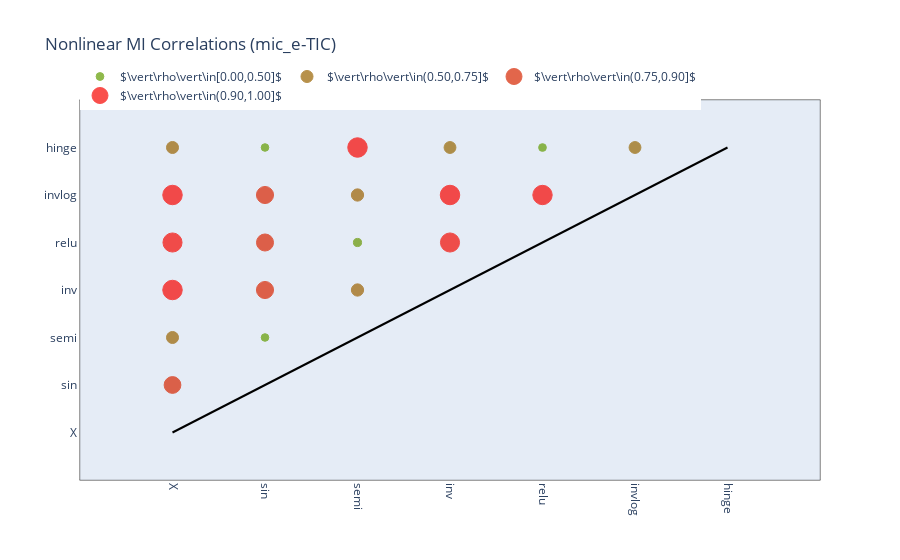

Source (notebook cell):
### Markdown cell above
Note that the TIC correlations are all less than their respective MIC values. This comes from the tradeoff of equitability for power.

### Code cell
# compute and plot the pairwise nonlinear correlations '''
method = 'mic_e'
criteria = 'TIC'
pltTit = 'Nonlinear MI Correlations (%s-%s)'%(method, criteria)
MICorrelations, figNon = nonlinearCorrelationsPlot(data, method, criteria,
                                                   plotParams={'plotTitl':pltTit,
                                                   'trcLims':[0.0, 0.5, 0.75, 0.9, 1.0]})
plyoff.iplot(figNon)

### Figure 1 — Plotly figure (JSON) as saved in the notebook; plotly's stock layout.template omitted (floating-point values rounded to 4 significant figures)
{"data": [{"hoverinfo": "skip", "line": {"color": "black"}, "mode": "lines", "showlegend": false, "type": "scatter", "x": [0, 1, 2, 3, 4, 5, 6], "y": [0, 1, 2, 3, 4, 5, 6]}, {"hoverinfo": "x+y+text", "marker": {"color": ["rgb(97,156,0)", "rgb(97,156,0)", "rgb(102,150,0)", "rgb(97,156,0)"], "line": {"color": ["rgb(97,156,0)", "rgb(97,156,0)", "rgb(102,150,0)", "rgb(97,156,0)"]}, "size": [7.624, 7.624, 8.189, 7.741]}, "mode": "markers", "name": "$\\vert\\rho\\vert\\in[0.00,0.50]$", "text": ["0.3812", "0.3812", "0.4095", "0.3870"], "type": "scatter", "x": [1, 1, 2, 4], "y": [2, 6, 4, 6]}, {"hoverinfo": "x+y+text", "marker": {"color": ["rgb(153,99,0)", "rgb(153,99,0)", "rgb(156,97,0)", "rgb(156,97,0)", "rgb(150,102,0)", "rgb(150,102,0)"], "line": {"color": ["rgb(153,99,0)", "rgb(153,99,0)", "rgb(156,97,0)", "rgb(156,97,0)", "rgb(150,102,0)", "rgb(150,102,0)"]}, "size": [12.06, 12.06, 12.27, 12.27, 11.87, 11.87]}, "mode": "markers", "name": "$\\vert\\rho\\vert\\in(0.50,0.75]$", "text": ["0.6028", "0.6028", "0.6137", "0.6137", "0.5934", "0.5934"], "type": "scatter", "x": [0, 0, 2, 2, 3, 5], "y": [2, 6, 3, 5, 6, 6]}, {"hoverinfo": "x+y+text", "marker": {"color": ["rgb(214,38,0)", "rgb(217,36,0)", "rgb(217,36,0)", "rgb(217,36,0)"], "line": {"color": ["rgb(214,38,0)", "rgb(217,36,0)", "rgb(217,36,0)", "rgb(217,36,0)"]}, "size": [16.75, 17.1, 17.05, 17.1]}, "mode": "markers", "name": "$\\vert\\rho\\vert\\in(0.75,0.90]$", "text": ["0.8376", "0.8548", "0.8525", "0.8548"], "type": "scatter", "x": [0, 1, 1, 1], "y": [1, 3, 4, 5]}, {"hoverinfo": "x+y+text", "marker": {"color": ["rgb(247,5,0)", "rgb(245,8,0)", "rgb(247,5,0)", "rgb(247,5,0)", "rgb(242,10,0)", "rgb(247,5,0)", "rgb(247,5,0)"], "line": {"color": ["rgb(247,5,0)", "rgb(245,8,0)", "rgb(247,5,0)", "rgb(247,5,0)", "rgb(242,10,0)", "rgb(247,5,0)", "rgb(247,5,0)"]}, "size": [19.48, 19.12, 19.48, 19.49, 19.1, 19.48, 19.39]}, "mode": "markers", "name": "$\\vert\\rho\\vert\\in(0.90,1.00]$", "text": ["0.9740", "0.9558", "0.9740", "0.9744", "0.9551", "0.9740", "0.9693"], "type": "scatter", "x": [0, 0, 0, 2, 3, 3, 4], "y": [3, 4, 5, 6, 4, 5, 5]}], "layout": {"legend": {"orientation": "h", "x": 0, "y": 1.1}, "title": {"text": "Nonlinear MI Correlations (mic_e-TIC)"}, "xaxis": {"linecolor": "black", "linewidth": 0.5, "mirror": true, "range": [-1, 7], "showgrid": false, "tickangle": 90, "ticklen": 1, "ticktext": ["X", "sin", "semi", "inv", "relu", "invlog", "hinge"], "tickvals": [0, 1, 2, 3, 4, 5, 6], "zeroline": false}, "yaxis": {"linecolor": "black", "linewidth": 0.5, "mirror": true, "range": [-1, 7], "showgrid": false, "ticklen": 1, "ticktext": ["X", "sin", "semi", "inv", "relu", "invlog", "hinge"], "tickvals": [0, 1, 2, 3, 4, 5, 6], "zeroline": false}}}
